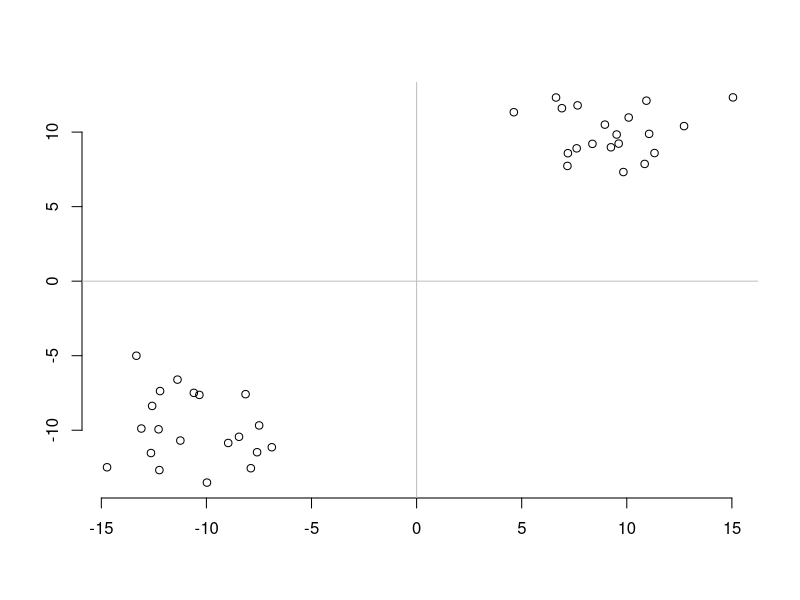

This figure's R source:
## ---- chunk 1
x= rbind(cbind(rnorm(20, 10,2), rnorm(20, 10,2)),cbind(rnorm(20, -10,2), rnorm(20, -10,2)))
par(bty=  "n")
plot(x, xlab = "", ylab=""); lines(c(-100,1000), c(0,0), col = "grey"); lines(c(0,0),c(-100,1000), col = "grey")

